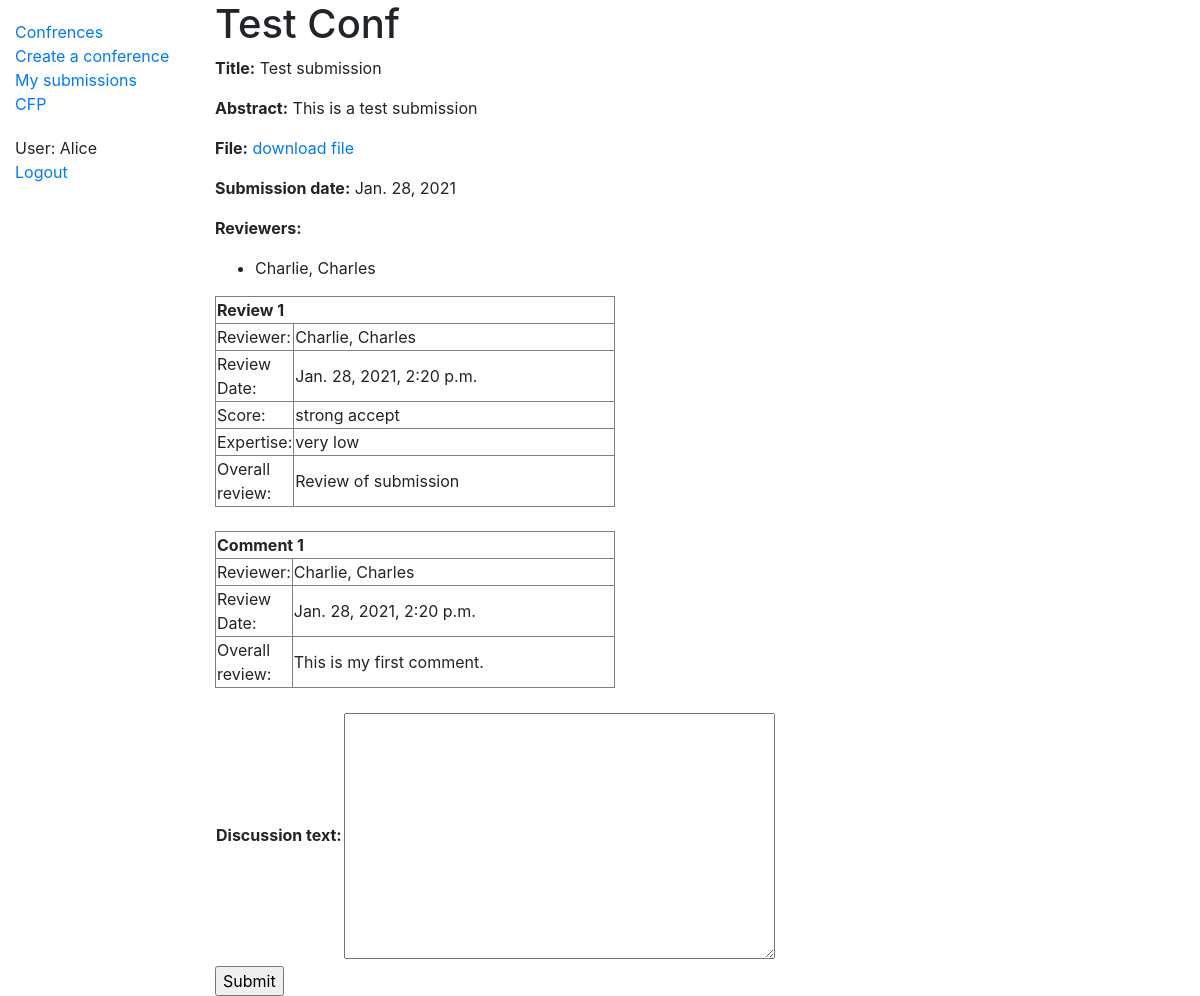
The page /conference/reviewer/submission_reviews_and_discussions/6/ (signed in) on the database its author committed.
### account/models.py (models this page shows)
class CustomUser(AbstractUser):
    email = models.EmailField(_('email address'), unique=True)
    def __str__(self):
        return "%s, %s" % (self.last_name, self.first_name)

### conference/models.py (models this page shows, shortened)
class ConferenceSubmission(models.Model):
    conference = models.ForeignKey(Conference, on_delete=models.CASCADE, related_name='submission_conference')
    authors = models.ManyToManyField(CustomUser, related_name='submission_authors')
    title = models.CharField(max_length=200)
    abstract = models.TextField()
    submission_date = models.DateField(default=timezone.now)
    paper_file = models.FileField(upload_to='submissions/')
    reviewers = models.ManyToManyField(CustomUser, related_name='submission_reviewers')

class Conference(models.Model):
    CID = models.UUIDField(primary_key=True, default=uuid.uuid4, editable=False) #The Conference ID
    name = models.CharField(max_length=200, help_text='Enter the conference name') #The conference name
    acronym = models.CharField(max_length=50, help_text='Enter the Acronym of the conference', null=True) #The conference Acronym
    web_page = models.URLField(max_length=200, help_text='Enter the web page of your conference', default="") #The conference web page
    venue = models.CharField(max_length=200, help_text="Enter the venue of the conference", null=True) # Location
    city = models.CharField(max_length=200, help_text="Enter the city of the conference", default="") # Location
    country = models.CharField(max_length=200, help_text="Enter the country/region of the conference", default="") # Location
    start_date = models.DateField(help_text="Enter the start date of the conference", default=timezone.now, blank=True) # The conference data
    end_date = models.DateField(help_text="Enter the end date of the conference", default=timezone.now, blank=True) # The conference data
    phase = models.IntegerField(choices=((1,'registration'),(2,'submission'),(3,'review'),(4,'discussion'),(5,'notification')), default=1)
    PCM = models.ManyToManyField(CustomUser, related_name="conference_PCM", blank=True, default="")
    chair = models.ForeignKey(CustomUser, on_delete=models.RESTRICT, related_name="conference_chair", default=1)

class ConferenceSubmissionReview(models.Model):
    review_conference = models.ForeignKey(Conference, on_delete=models.CASCADE, related_name='review_conference')
    review_submission = models.ForeignKey(ConferenceSubmission, on_delete=models.CASCADE, related_name='review_submission')
    review_reviewer = models.ForeignKey(CustomUser, on_delete=models.CASCADE, related_name='review_reviewer' , default=1)
    review_text = models.TextField()
    scores = {
        (-2, 'strong reject'),
        (-1, 'weak reject'),
        (0, 'borderline paper'),
        (1, 'weak accept'),
        (2, 'strong accept'),
    }
    confidence = {
        (1, 'very low'),
        (2, 'low'),
        (3, 'normal'),
        (4, 'high'),
        (5, 'very high'),
    }
    review_score = models.IntegerField(choices=scores)
    review_confidence = models.IntegerField(choices=confidence)
    review_date_time = models.DateTimeField(default=timezone.now)
    class Meta:
        ordering = ['review_date_time']

class ConferenceSubmissionDiscussion(models.Model):
    discussion_conference = models.ForeignKey(Conference, on_delete=models.CASCADE, related_name='discussion_conference')
    discussion_submission = models.ForeignKey(ConferenceSubmission, on_delete=models.CASCADE,
                                          related_name='discussion_submission')
    discussion_reviewer = models.ForeignKey(CustomUser, on_delete=models.CASCADE, related_name='discussion_reviewer',
                                        default=1)
    discussion_text = models.TextField()
    discussion_date_time = models.DateTimeField(default=timezone.now)
    class Meta:
        ordering = ['discussion_date_time']

### conference/views.py (the view, shortened to what this page needs)
# urls.py: path('reviewer/submission_reviews_and_discussions/<submid>/', views.ReviewerSubmissionReviewsAndDiscussions.as_view(),
class ReviewerSubmissionReviewsAndDiscussions(LoginRequiredMixin, CreateView):
    model = ConferenceSubmissionDiscussion
    fields = ['discussion_text']
    template_name = 'conference/reviewer/reviewer_submission_reviews_and_discussions.html'
    def get_context_data(self, **kwargs):
        context = super(ReviewerSubmissionReviewsAndDiscussions, self).get_context_data(**kwargs)
        submission = ConferenceSubmission.objects.get(pk=self.kwargs['submid'])
        context['submission_details'] = submission
        reviews = ConferenceSubmissionReview.objects.filter(review_submission=self.kwargs['submid'])
        context['reviews'] = reviews
        discussions = ConferenceSubmissionDiscussion.objects.filter(discussion_submission=self.kwargs['submid'])
        context['discussions'] = discussions
        return context

### account/backend.py (called while the page is built)
    def get_user(self, user_id):
        try:
            user = UserModel.objects.get(pk=user_id)
        except UserModel.DoesNotExist:
            return None
        return user if self.user_can_authenticate(user) else None

### conference/templates/conference/reviewer/reviewer_submission_reviews_and_discussions.html (shortened to what this page needs)
{% extends "base_generic.html" %}
{% block content %}
    <h1> {{ submission_details.conference.name }}</h1>
    <p><strong>Title:</strong> {{ submission_details.title }}</p>
    <p><strong>Abstract:</strong> {{ submission_details.abstract }}</p>
    <p><strong>File:</strong> <a href="{{ submission_details.paper_file.url }}"> download file</a></p>
    <p><strong>Submission date:</strong> {{ submission_details.submission_date }}</p>
    <p><strong>Reviewers:</strong>   </p>
    <ul>
        {% for reviewer in submission_details.reviewers.all%}
            <li> {{ reviewer }} </li>
        {% endfor %}
    </ul>
    {% if reviews.count > 0%}
        {% for review in reviews %}
        <table border="1" style="width:400px">
            <tr><th colspan="2">Review {{ forloop.counter }}</th></tr>
            <tr><td style="width:60px"> Reviewer:</td> <td> {{review.review_reviewer}}</td></tr>
            <tr><td style="width:60px"> Review Date:</td> <td> {{review.review_date_time}}</td></tr>
            <tr><td style="width:60px"> Score:</td> <td> {{review.get_review_score_display}}</td></tr>
            <tr><td style="width:60px"> Expertise:</td> <td> {{review.get_review_confidence_display}}</td></tr>
            <tr><td style="width:60px"> Overall review:</td> <td> {{review.review_text}}</td></tr>
        </table>
        {% endfor %}
    {% else %}
        <p> No reviews or discussion has been added to this submission.</p>
    {% endif %}
    {% if discussions.count > 0 %}
        {% for discussion in discussions %}
        <table border="1" style="width:400px">
            <tr><th colspan="2">Comment {{ forloop.counter }}</th></tr>
            <tr><td style="width:60px"> Reviewer:</td> <td> {{discussion.discussion_reviewer}}</td></tr>
            <tr><td style="width:60px"> Review Date:</td> <td> {{discussion.discussion_date_time}}</td></tr>
            <tr><td style="width:60px"> Overall review:</td> <td> {{discussion.discussion_text}}</td></tr>
        </table>
        {% endfor %}
    {% endif %}
        <form action="" method="post">
            <table>
                {{ form.as_table }}
            </table>
            <input type="submit" value="Submit">
        </form>
{% endblock %}

### conference/templates/base_generic.html (shortened to what this page needs)
<!DOCTYPE html>
<html lang="en">
<head>
  <link rel="stylesheet" href="https://stackpath.bootstrapcdn.com/bootstrap/4.1.3/css/bootstrap.min.css">
  {% load static %}
  <link rel="stylesheet" href="{% static 'css/styles.css' %}">
</head>
<body>
  <div class="container-fluid">
    <div class="row">
      <div class="col-sm-2">
      {% block sidebar %}
        <ul class="sidebar-nav">
          {% if request.user.is_authenticated %}
          <li><a href="{% url 'index' %}">Confrences</a></li>
          <li><a href="{% url 'conference-create' %}">Create a conference</a></li>
          <li><a href="{% url 'my-submissions' %}">My submissions</a></li>
          <li><a href="{% url 'cfp-search'%}">CFP</a></li>
        </ul>
        <ul class="sidebar-nav">
          <li>User: {{request.user.username}}</li>
          <li><a href="{% url 'logout'%}">Logout</a></li>
         {% endif %}
        {% endblock %}
        </ul>
      </div>
      <div class="col-sm-10 ">{% block content %}{% endblock %}</div>
    </div>
  </div>
</body>
</html>

### conference/static/css/styles.css (style rules this page uses)
.sidebar-nav { margin-top: 20px; padding: 0; list-style: none; }

### rows shown on the page
CustomUser: user.username "Alice"
ConferenceSubmission: conference.name "Test Conf", title "Test submission", abstract "This is a test submission", submission_date "Jan. 28, 2021"
CustomUser: last_name+first_name "Charlie, Charles"
ConferenceSubmissionReview: review_reviewer "Charlie, Charles", review_date_time "Jan. 28, 2021, 2:20 p.m.", review_score "strong accept", review_confidence "very low", review_text "Review of submission"
ConferenceSubmissionDiscussion: discussion_reviewer "Charlie, Charles", discussion_date_time "Jan. 28, 2021, 2:20 p.m.", discussion_text "This is my first comment."
